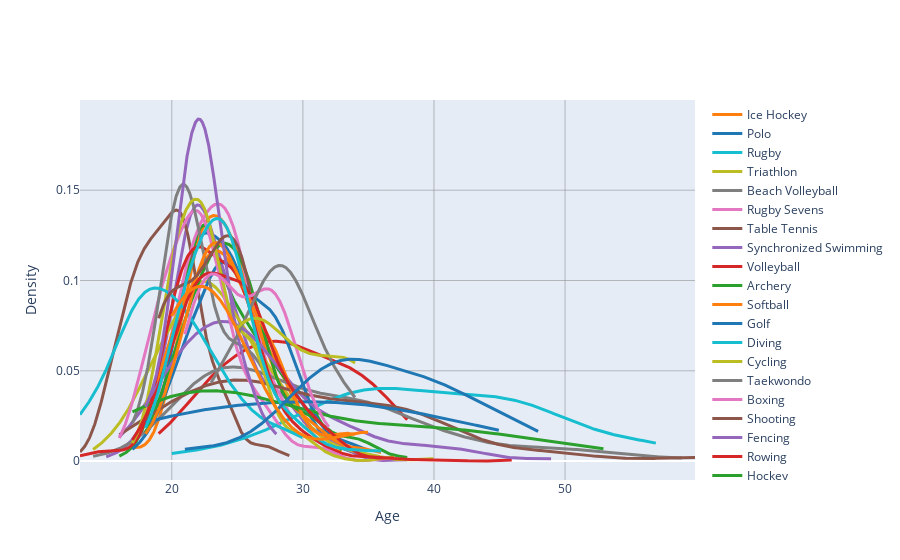

Notebook source saved alongside this figure:
### Code cell
fig = ff.create_distplot(x,name,show_hist=False,show_rug=False)

# Update traces with a specific color and line width
fig.update_traces(
    line=dict(width=3)
)

# Update the layout to include gridlines, axis titles, etc.
fig.update_layout(
    xaxis=dict(showgrid=True, gridwidth=0.5, gridcolor='#7f7f7f'),
    yaxis=dict(showgrid=True, gridwidth=0.5, gridcolor='#7f7f7f'),
    xaxis_title='Age',
    yaxis_title='Density',
)

# Show the figure
fig.show()

### Figure 1 — Plotly figure (JSON) as saved in the notebook; plotly's stock layout.template omitted (floating-point values rounded to 4 significant figures; data arrays with more than 128 entries replaced by an {"elided": "..."} marker saying what was removed)
{"data": [{"legendgroup": "Basketball", "line": {"width": 3}, "marker": {"color": "rgb(31, 119, 180)"}, "mode": "lines", "name": "Basketball", "showlegend": true, "type": "scatter", "x": {"elided": "500 float values"}, "xaxis": "x", "y": {"elided": "500 float values"}, "yaxis": "y"}, {"legendgroup": "Judo", "line": {"width": 3}, "marker": {"color": "rgb(255, 127, 14)"}, "mode": "lines", "name": "Judo", "showlegend": true, "type": "scatter", "x": {"elided": "500 float values"}, "xaxis": "x", "y": {"elided": "500 float values"}, "yaxis": "y"}, {"legendgroup": "Football", "line": {"width": 3}, "marker": {"color": "rgb(44, 160, 44)"}, "mode": "lines", "name": "Football", "showlegend": true, "type": "scatter", "x": {"elided": "500 float values"}, "xaxis": "x", "y": {"elided": "500 float values"}, "yaxis": "y"}, {"legendgroup": "Tug-Of-War", "line": {"width": 3}, "marker": {"color": "rgb(214, 39, 40)"}, "mode": "lines", "name": "Tug-Of-War", "showlegend": true, "type": "scatter", "x": {"elided": "500 float values"}, "xaxis": "x", "y": {"elided": "500 float values"}, "yaxis": "y"}, {"legendgroup": "Athletics", "line": {"width": 3}, "marker": {"color": "rgb(148, 103, 189)"}, "mode": "lines", "name": "Athletics", "showlegend": true, "type": "scatter", "x": {"elided": "500 float values"}, "xaxis": "x", "y": {"elided": "500 float values"}, "yaxis": "y"}, {"legendgroup": "Swimming", "line": {"width": 3}, "marker": {"color": "rgb(140, 86, 75)"}, "mode": "lines", "name": "Swimming", "showlegend": true, "type": "scatter", "x": {"elided": "500 float values"}, "xaxis": "x", "y": {"elided": "500 float values"}, "yaxis": "y"}, {"legendgroup": "Badminton", "line": {"width": 3}, "marker": {"color": "rgb(227, 119, 194)"}, "mode": "lines", "name": "Badminton", "showlegend": true, "type": "scatter", "x": {"elided": "500 float values"}, "xaxis": "x", "y": {"elided": "500 float values"}, "yaxis": "y"}, {"legendgroup": "Sailing", "line": {"width": 3}, "marker": {"color": "rgb(127, 127, 127)"}, "mode": "lines", "name": "Sailing", "showlegend": true, "type": "scatter", "x": {"elided": "500 float values"}, "xaxis": "x", "y": {"elided": "500 float values"}, "yaxis": "y"}, {"legendgroup": "Gymnastics", "line": {"width": 3}, "marker": {"color": "rgb(188, 189, 34)"}, "mode": "lines", "name": "Gymnastics", "showlegend": true, "type": "scatter", "x": {"elided": "500 float values"}, "xaxis": "x", "y": {"elided": "500 float values"}, "yaxis": "y"}, {"legendgroup": "Art Competitions", "line": {"width": 3}, "marker": {"color": "rgb(23, 190, 207)"}, "mode": "lines", "name": "Art Competitions", "showlegend": true, "type": "scatter", "x": {"elided": "500 float values"}, "xaxis": "x", "y": {"elided": "500 float values"}, "yaxis": "y"}, {"legendgroup": "Handball", "line": {"width": 3}, "marker": {"color": "rgb(31, 119, 180)"}, "mode": "lines", "name": "Handball", "showlegend": true, "type": "scatter", "x": {"elided": "500 float values"}, "xaxis": "x", "y": {"elided": "500 float values"}, "yaxis": "y"}, {"legendgroup": "Weightlifting", "line": {"width": 3}, "marker": {"color": "rgb(255, 127, 14)"}, "mode": "lines", "name": "Weightlifting", "showlegend": true, "type": "scatter", "x": {"elided": "500 float values"}, "xaxis": "x", "y": {"elided": "500 float values"}, "yaxis": "y"}, {"legendgroup": "Hockey", "line": {"width": 3}, "marker": {"color": "rgb(44, 160, 44)"}, "mode": "lines", "name": "Hockey", "showlegend": true, "type": "scatter", "x": {"elided": "500 float values"}, "xaxis": "x", "y": {"elided": "500 float values"}, "yaxis": "y"}, {"legendgroup": "Rowing", "line": {"width": 3}, "marker": {"color": "rgb(214, 39, 40)"}, "mode": "lines", "name": "Rowing", "showlegend": true, "type": "scatter", "x": {"elided": "500 float values"}, "xaxis": "x", "y": {"elided": "500 float values"}, "yaxis": "y"}, {"legendgroup": "Fencing", "line": {"width": 3}, "marker": {"color": "rgb(148, 103, 189)"}, "mode": "lines", "name": "Fencing", "showlegend": true, "type": "scatter", "x": {"elided": "500 float values"}, "xaxis": "x", "y": {"elided": "500 float values"}, "yaxis": "y"}, {"legendgroup": "Shooting", "line": {"width": 3}, "marker": {"color": "rgb(140, 86, 75)"}, "mode": "lines", "name": "Shooting", "showlegend": true, "type": "scatter", "x": {"elided": "500 float values"}, "xaxis": "x", "y": {"elided": "500 float values"}, "yaxis": "y"}, {"legendgroup": "Boxing", "line": {"width": 3}, "marker": {"color": "rgb(227, 119, 194)"}, "mode": "lines", "name": "Boxing", "showlegend": true, "type": "scatter", "x": {"elided": "500 float values"}, "xaxis": "x", "y": {"elided": "500 float values"}, "yaxis": "y"}, {"legendgroup": "Taekwondo", "line": {"width": 3}, "marker": {"color": "rgb(127, 127, 127)"}, "mode": "lines", "name": "Taekwondo", "showlegend": true, "type": "scatter", "x": {"elided": "500 float values"}, "xaxis": "x", "y": {"elided": "500 float values"}, "yaxis": "y"}, {"legendgroup": "Cycling", "line": {"width": 3}, "marker": {"color": "rgb(188, 189, 34)"}, "mode": "lines", "name": "Cycling", "showlegend": true, "type": "scatter", "x": {"elided": "500 float values"}, "xaxis": "x", "y": {"elided": "500 float values"}, "yaxis": "y"}, {"legendgroup": "Diving", "line": {"width": 3}, "marker": {"color": "rgb(23, 190, 207)"}, "mode": "lines", "name": "Diving", "showlegend": true, "type": "scatter", "x": {"elided": "500 float values"}, "xaxis": "x", "y": {"elided": "500 float values"}, "yaxis": "y"}, {"legendgroup": "Golf", "line": {"width": 3}, "marker": {"color": "rgb(31, 119, 180)"}, "mode": "lines", "name": "Golf", "showlegend": true, "type": "scatter", "x": {"elided": "500 float values"}, "xaxis": "x", "y": {"elided": "500 float values"}, "yaxis": "y"}, {"legendgroup": "Softball", "line": {"width": 3}, "marker": {"color": "rgb(255, 127, 14)"}, "mode": "lines", "name": "Softball", "showlegend": true, "type": "scatter", "x": {"elided": "500 float values"}, "xaxis": "x", "y": {"elided": "500 float values"}, "yaxis": "y"}, {"legendgroup": "Archery", "line": {"width": 3}, "marker": {"color": "rgb(44, 160, 44)"}, "mode": "lines", "name": "Archery", "showlegend": true, "type": "scatter", "x": {"elided": "500 float values"}, "xaxis": "x", "y": {"elided": "500 float values"}, "yaxis": "y"}, {"legendgroup": "Volleyball", "line": {"width": 3}, "marker": {"color": "rgb(214, 39, 40)"}, "mode": "lines", "name": "Volleyball", "showlegend": true, "type": "scatter", "x": {"elided": "500 float values"}, "xaxis": "x", "y": {"elided": "500 float values"}, "yaxis": "y"}, {"legendgroup": "Synchronized Swimming", "line": {"width": 3}, "marker": {"color": "rgb(148, 103, 189)"}, "mode": "lines", "name": "Synchronized Swimming", "showlegend": true, "type": "scatter", "x": {"elided": "500 float values"}, "xaxis": "x", "y": {"elided": "500 float values"}, "yaxis": "y"}, {"legendgroup": "Table Tennis", "line": {"width": 3}, "marker": {"color": "rgb(140, 86, 75)"}, "mode": "lines", "name": "Table Tennis", "showlegend": true, "type": "scatter", "x": {"elided": "500 float values"}, "xaxis": "x", "y": {"elided": "500 float values"}, "yaxis": "y"}, {"legendgroup": "Rugby Sevens", "line": {"width": 3}, "marker": {"color": "rgb(227, 119, 194)"}, "mode": "lines", "name": "Rugby Sevens", "showlegend": true, "type": "scatter", "x": {"elided": "500 float values"}, "xaxis": "x", "y": {"elided": "500 float values"}, "yaxis": "y"}, {"legendgroup": "Beach Volleyball", "line": {"width": 3}, "marker": {"color": "rgb(127, 127, 127)"}, "mode": "lines", "name": "Beach Volleyball", "showlegend": true, "type": "scatter", "x": {"elided": "500 float values"}, "xaxis": "x", "y": {"elided": "500 float values"}, "yaxis": "y"}, {"legendgroup": "Triathlon", "line": {"width": 3}, "marker": {"color": "rgb(188, 189, 34)"}, "mode": "lines", "name": "Triathlon", "showlegend": true, "type": "scatter", "x": {"elided": "500 float values"}, "xaxis": "x", "y": {"elided": "500 float values"}, "yaxis": "y"}, {"legendgroup": "Rugby", "line": {"width": 3}, "marker": {"color": "rgb(23, 190, 207)"}, "mode": "lines", "name": "Rugby", "showlegend": true, "type": "scatter", "x": {"elided": "500 float values"}, "xaxis": "x", "y": {"elided": "500 float values"}, "yaxis": "y"}, {"legendgroup": "Polo", "line": {"width": 3}, "marker": {"color": "rgb(31, 119, 180)"}, "mode": "lines", "name": "Polo", "showlegend": true, "type": "scatter", "x": {"elided": "500 float values"}, "xaxis": "x", "y": {"elided": "500 float values"}, "yaxis": "y"}, {"legendgroup": "Ice Hockey", "line": {"width": 3}, "marker": {"color": "rgb(255, 127, 14)"}, "mode": "lines", "name": "Ice Hockey", "showlegend": true, "type": "scatter", "x": {"elided": "500 float values"}, "xaxis": "x", "y": {"elided": "500 float values"}, "yaxis": "y"}], "layout": {"barmode": "overlay", "hovermode": "closest", "legend": {"traceorder": "reversed"}, "xaxis": {"anchor": "y2", "domain": [0, 1], "gridcolor": "#7f7f7f", "gridwidth": 0.5, "showgrid": true, "title": {"text": "Age"}, "zeroline": false}, "yaxis": {"anchor": "free", "domain": [0, 1], "gridcolor": "#7f7f7f", "gridwidth": 0.5, "position": 0, "showgrid": true, "title": {"text": "Density"}}}}
